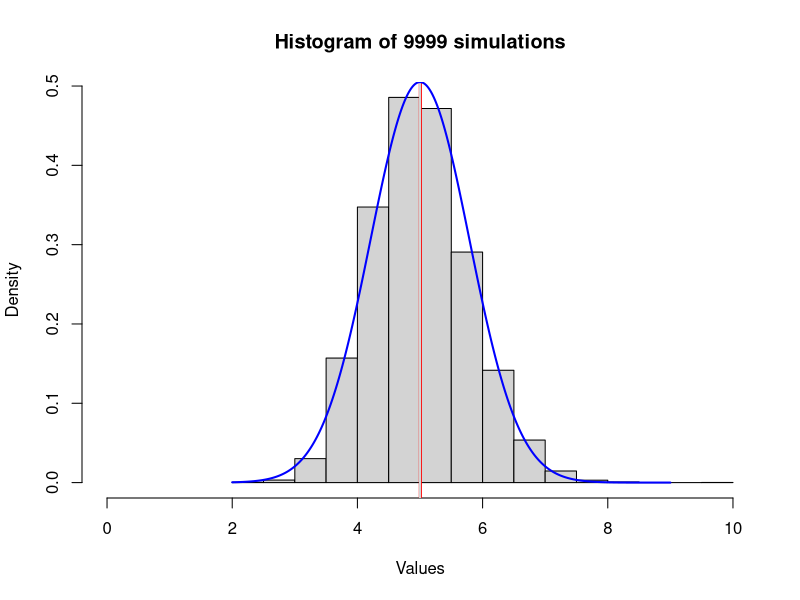
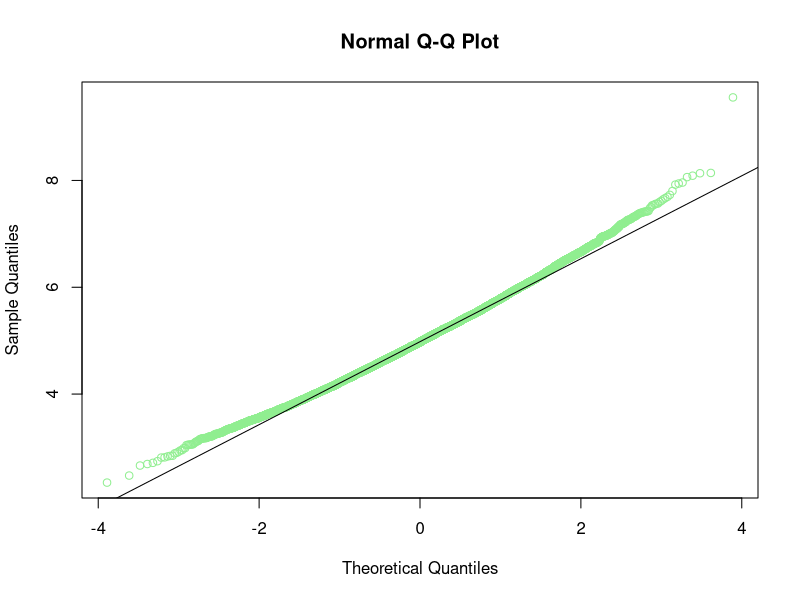

Reproduce these figures in R, in order.
## ---- chunk 1
library(knitr)
set.seed(1234)
lambda <- 0.2
n <- 40
trail <- 9999
    mean_trail <- c()
    sd_trail <- c()
    for(i in 1:trail){
    values <- rexp(n, lambda)
    mean <- mean(values)
    sd <- sd(values)
    mean_trail <- c(mean_trail, mean)
    sd_trail <- c(sd_trail, sd)
    }    
# histogram plot
hist(mean_trail, freq= FALSE, xlim=c(0,10),
     main=paste("Histogram of",trail,"simulations"), xlab = "Values")
abline(v=mean(mean_trail), col= "red",lwd=3)
abline(v=1/lambda, col="lightgrey", lwd = 2)
lines(seq(2,9,by=0.02), dnorm(seq(2,9,by=0.02),
                              mean=5,sd=0.79),col="blue",lwd=2)
print(paste("Mean value of the simulation is", 
            round(mean(mean_trail),3),", as shown in the graph(red line)"))
print(paste("The standard deviation of the simulation is", 
            round(sd(mean_trail),3)))
## ---- chunk 2
qqnorm(mean_trail, col="lightgreen")
qqline(mean_trail)
## ---- chunk 3
upper <- mean_trail + sd_trail*1.96/sqrt(n)
lower <- mean_trail - sd_trail*1.96/sqrt(n)
percent <- sum(lower < 5 & 5 < upper)/10000
print(paste("The coverage for the confidence interval is",percent*100,"%" ))
